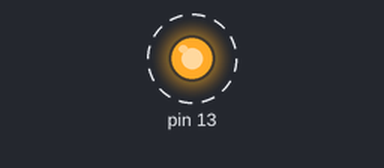
A sketch run on a simulated Arduino Uno, built with avr-gcc and run on an emulated ATmega328P. Parts: output pins drawn as LEDs (lit = HIGH). Dashed ring = blinking. What the sketch prints to the serial monitor is not drawn.

Above: at 0.1 s.
Timing chart, 0 to 3.0 s (numbered marks = the images above):
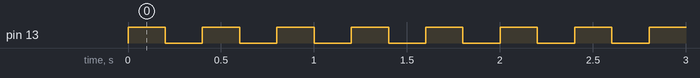

Measured:
- by itself, pin 13: alternates HIGH for 0.20 s and LOW for 0.20 s

The sketch:

Ejercicio02b-LED_externo.ino
```cpp
// the setup function runs once when you press reset or power the board
void setup() {
  // initialize digital pin 13 as an output.
  Serial.begin(9600);
  pinMode(13, OUTPUT);
}

// the loop function runs over and over again forever
void loop() {
  digitalWrite(13, HIGH);   // turn the LED on (HIGH is the voltage level)
  Serial.println("Encendido");
  delay(200);              // wait for a second
  digitalWrite(13, LOW);    // turn the LED off by making the voltage LOW
  Serial.println("Apagado");
  delay(200);              // wait for a second
}
```
